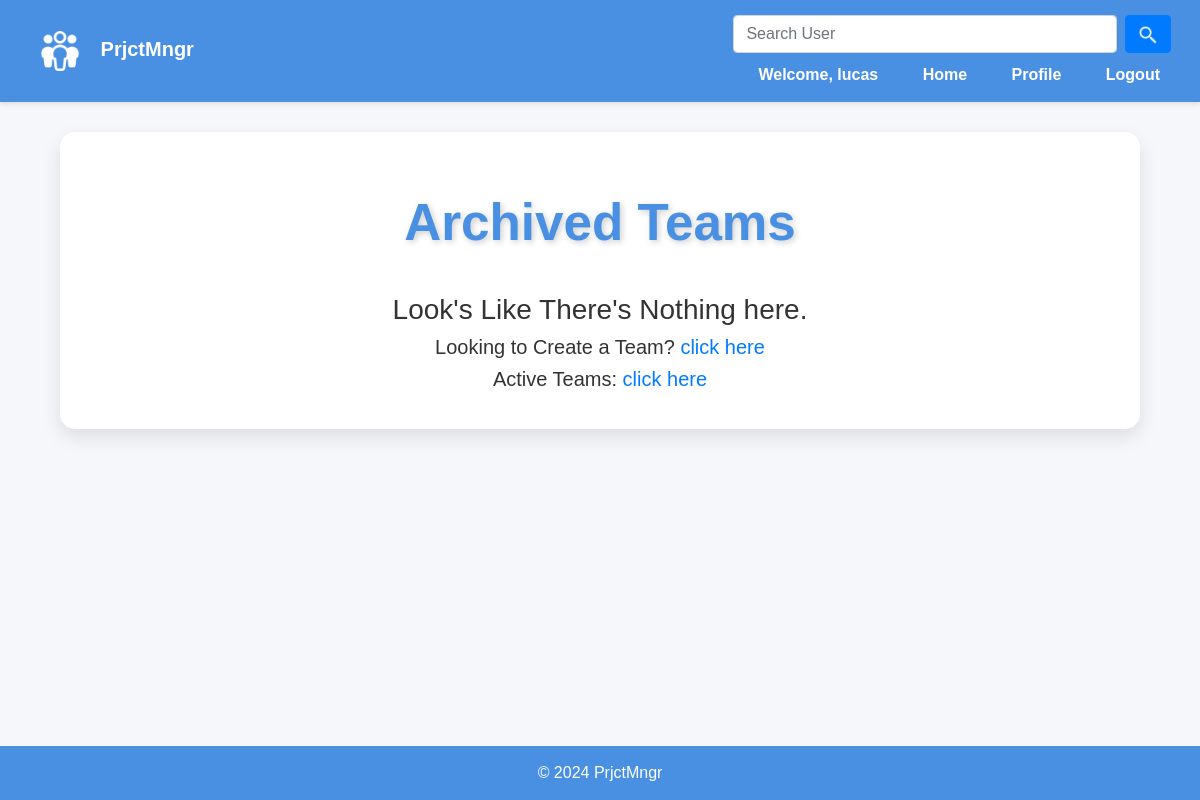
The app's page /archive (signed in), older data.
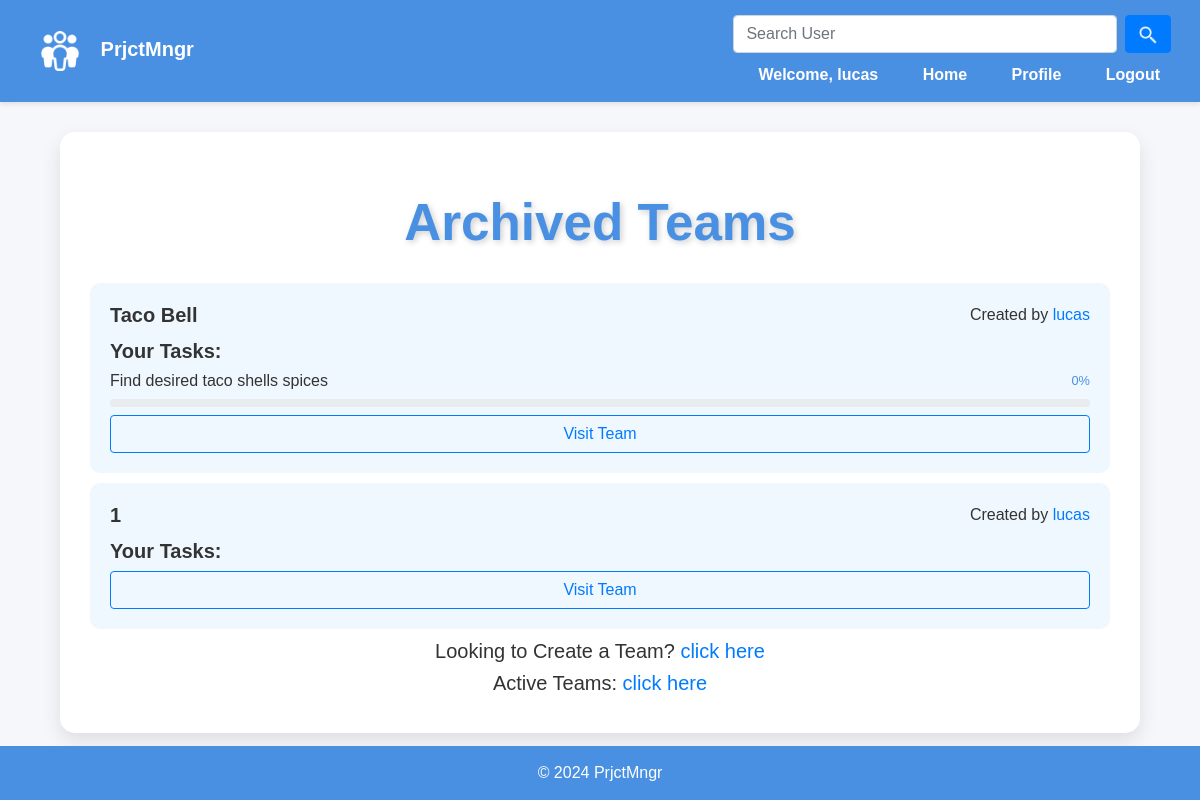
The same page, newer data.
### team/models.py (models this page shows)
class Team(models.Model):
    name = models.CharField(max_length=50, unique=True)
    creator = models.ForeignKey(User, on_delete=models.CASCADE, related_name='teams_created',null=True)
    members = models.ManyToManyField('User', related_name='teams', blank=True)
    description = models.TextField(blank=True,default='')
    archived = models.BooleanField(default=False)
    admins = models.ManyToManyField('User', related_name='admins', blank=True)

class User(AbstractUser):
    friends = models.ManyToManyField('self', related_name='friends', blank=True)
    bio = models.TextField()

class Task(models.Model):
    name = models.CharField(max_length=120,default='')
    completed = models.BooleanField(default=False)
    assigned_to = models.ForeignKey('User', on_delete=models.CASCADE, related_name='assigned_tasks')
    deadline = models.DateTimeField()
    priority = models.IntegerField(default=0)
    progress = models.IntegerField(default=0)
    progress_description = models.TextField()
    description = models.TextField(default='',)
    team=models.ForeignKey('Team', on_delete=models.CASCADE, related_name='tasks',default=None)

### team/views.py (the view)
# urls.py: path('archive', views.archive, name='archive'),
def archive(request,team_name=""):
    if request.method == "POST":
        team = Team.objects.get(name=team_name)
        team.archived = True
        team.save()
        return HttpResponseRedirect(reverse("index"))
    else:
        teams = Team.objects.filter(archived=True,members=request.user)
        tasks = Task.objects.filter(assigned_to=request.user)
        return render(request,"archived.html",{
            "teams": teams,
            "tasks": tasks
        })

### team/templates/archived.html (shortened to what this page needs)
{% extends "layout.html" %}
{% block body %}
    <h1>Archived Teams</h1>
    {% if teams %}
        {% for team in teams %}
            <div class="card-body" style="background: #f0f8ff; border-radius: 10px;margin-bottom: 10px;">
                <div class="d-flex justify-content-between">
                    <h5 style ="font-weight: bold" class="card-title">{{ team.name }}</h5>
                    <p class="card-text">Created by <a href ="{% url 'profile' team.creator.username %}">{{ team.creator }}</a> </p>
                </div>
                <h5 style ="font-weight: bold" > Your Tasks:</h5>
                {% for task in tasks %}
                    {% if task.team == team %}
                        <div class="task-item mb-2">
                            <div class="d-flex justify-content-between">
                                <h6 >{{ task.name }}</h6>
                                <small style="color: #4a90e2;">{{ task.progress }}%</small>
                            </div>
                            <div class="progress" style="height: 8px; border-radius: 5px;">
                            </div>
                        </div>
                    {% endif %}
                {% endfor %}
                <form action="team/{{ team.name }}" style="text-align: center">
                    <input style="width:100%;" type="submit" class="btn btn-outline-primary" value="Visit Team">
                </form>
            </div>
        {% endfor %}
    {% else %}
        <h3 style="text-align: center;margin-top:40px" >Look's Like There's Nothing here.</h3>
    {% endif %}
            <h5 style="text-align: center">Looking to Create a Team? <a href ="create_team" > click here</a></h5>
            <h5 style="text-align: center">Active Teams: <a href ="/" > click here</a></h5>
{% endblock %}

Row changes from the older to the newer data that the page shows:
now on this page (row edited): Team: name "Taco Bell", creator "lucas"
now on this page (row unchanged): Task: name "Find desired taco shells spices", progress "0"
added Team: name "1", creator "lucas"
Text that changed along with them:
text no longer shown: "Look's Like There's Nothing here."
